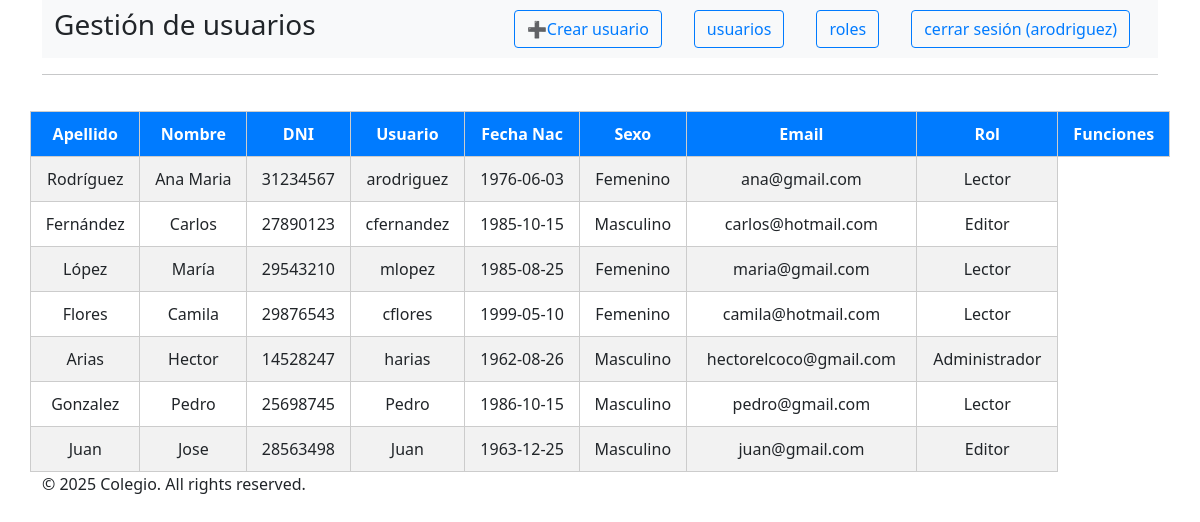
The page /index.php?controller=usuario&action=list (signed in) on the database its author committed.
### tables this page shows
CREATE TABLE `usuario` (
  `id_usuario` int(11) NOT NULL,
  `apellido` varchar(20) NOT NULL,
  `nombre` varchar(30) NOT NULL,
  `dni` int(10) NOT NULL,
  `usuario` varchar(20) NOT NULL,
  `clave` varchar(255) NOT NULL,
  `fecha_nac` varchar(10) NOT NULL,
  `sexo` varchar(20) NOT NULL,
  `email` varchar(50) NOT NULL,
  `id_rol` int(11) NOT NULL
);

CREATE TABLE `rol` (
  `id_rol` int(11) NOT NULL,
  `nombre` varchar(20) NOT NULL
);

### index.php (called while the page is built, shortened)
<?php
require_once 'config/config.php';
$controller = new $controllerName();
$dataToView["data"] = array();
$dataToView["dataRel1"] = array();
if (method_exists($controller, $_GET["action"])) {
    $dataToView["data"] = $controller->{$_GET["action"]}();
    $campos = $controller->getCampos();
    if ($_GET["controller"] == "usuario") {
        $dataToView["dataRel1"] = $controller->getTablaRel1();
    }
}
require_once 'view/template/header.php';
require_once 'view/' . $controller->view . '.php';
require_once 'view/template/footer.php';

### config/config.php (called while the page is built, shortened)
<?php
$controllers=["usuario", "rol"];
?>

### controller/usuario.php (called while the page is built, shortened)
<?php
require_once 'model/Db.php';
require_once 'model/Usuario.php';
require_once 'model/Rol.php';
class UsuarioController{
	public $tablaObj;
	public $tablaObj1;
	public function __construct() {
		$this->tablaObj = new Usuario();
		$this->tablaObj1 = new Rol();
	}
	public function list(){
		return $this->tablaObj->getTabla();
	}
	public function getCampos(){
		return $this->tablaObj->getCampos();
	}
	public function getTablaRel1()
	{
		return $this->tablaObj1->getTabla();
	}
}
?>

### model/db.php (called while the page is built, shortened)
<?php
require_once 'config/config.php';
class Db {
	public function __construct() {
		$this->host = constant('DB_HOST');
		$this->db = constant('DB');
		$this->user = constant('DB_USER');
		$this->pass = constant('DB_PASS');
        $this->conection = new mysqli($this->host, $this->user, $this->pass, $this->db);
	}
}
?>

### model/usuario.php (called while the page is built, shortened)
<?php
class Usuario
{
	private $tabla = 'usuario';
	private $conection;
	private $campos;
	public function __construct()
	{
		$this->campos = [
			"id_usuario" => "ID",
			"apellido" => "Apellido",
			"nombre" => "Nombre",
			"dni" => "DNI",
			"usuario" => "Usuario",
			"clave" => "",
			"fecha_nac" => "Fecha Nac",
			"sexo" => "Sexo",
			"email" => "Email",
			"id_rol" => "Rol"
		];
	}
	public function getConection()
	{
		$dbObj = new Db();
		$this->conection = $dbObj->conection;
	}
	public function getTabla()
	{
		$sql = "SELECT u.*, r.nombre rol FROM " . $this->tabla .
		" u INNER JOIN rol r ON u.id_rol=r.id_rol";
		$stmt = $this->conection->prepare($sql);
		$stmt->execute();
		$resultado = $stmt->get_result();
		return $resultado->fetch_all(MYSQLI_ASSOC);
	}
	public function getCampos()
	{
		return $this->campos;
	}
}

### model/Rol.php (called while the page is built, shortened)
<?php
class Rol
{
	private $tabla = 'rol';
	private $conection;
	public function getConection()
	{
		$dbObj = new Db();
		$this->conection = $dbObj->conection;
	}
	public function getTabla()
	{
		$sql = "SELECT * FROM " . $this->tabla;
		$stmt = $this->conection->prepare($sql);
		$stmt->execute();
		$resultado = $stmt->get_result();
		return $resultado->fetch_all(MYSQLI_ASSOC);
	}
}

### view/listar_usuario.php (the view, shortened to what this page needs)
<div class="row">
	<?php if (count($dataToView["data"]) > 0): ?>
		<table class="tabl">
			<tr class="fila_tabla2">
				<?php
				foreach ($campos as $key => $encabezado) {
					if ($encabezado !== "" && $encabezado !== "ID") {
						echo "<th>" . $encabezado . "</th>";
					}
				}
				?>
				<th colspan="2">Funciones</th>
			</tr>
			<?php foreach ($dataToView["data"] as $tabla): ?>
				<tr class="fila_tabla">
					<?php
					foreach ($campos as $key => $encabezado) {
						if ($encabezado !== "" && $encabezado !== "ID") {
							echo "<td>";
							if ($key == "id_rol") {
								echo $tabla["rol"];
							} else {
								echo $tabla[$key];
							}
							echo "</td>";
						} elseif ($encabezado == "ID") {
							$id = $tabla[$key];
						}
					}
					?>
				</tr>
			<?php endforeach; ?>
		</table>
	<?php else: ?>
		<div class="alert alert-info">
			Actualmente no existen usuarios.
		</div>
	<?php endif; ?>

### view/template/header.php (shortened to what this page needs)
<!DOCTYPE html>
<html lang="en">
<head>
    <link href="https://cdn.jsdelivr.net/npm/bootstrap@5.3.2/dist/css/bootstrap.min.css" rel="stylesheet">
   <link rel='stylesheet' href='view/estilos.css'/>
</head>
<body>
        <div class="container">
        <nav class="navbar navbar-expand-lg navbar-light bg-light">
            <div class="container-fluid">
                <h3>Gestión de <?= $_GET["controller"] ?>s</h3>
                <div class="collapse navbar-collapse justify-content-end" id="navbarNav">
                    <ul class="navbar-nav">
                        <li class="nav-item mx-3">
                            <?php if ($_GET["action"] == "list") { ?>
                                <a href="index.php?controller=<?= $_GET["controller"] ?>&action=edit"
                                    class="btn btn-outline-primary">➕Crear <?= $_GET["controller"] ?></a>
                            <?php } elseif (isset ($_SESSION ["usuario"]) && $_GET["action"] != "login")
                            {
                            ?> <a href="index.php?controller=<?= $_GET["controller"] ?>&action=list"
                                    class="btn btn-outline-primary">volver</a>
                                <?php
                            }
                            foreach ($controllers as $txtBoton) {
                                ?>
                            </li>
                            <li class="nav-item mx-3">
                                <a href="index.php?controller=<?= $txtBoton ?>&action=list"
                                    class="btn btn-outline-primary"><?= $txtBoton ?><?= $txtBoton =="rol" ? "e":"" ?>s</a>
                            <?php
                                }
                            ?>
                            </li>
                            <?php if (!isset($_SESSION["usuario"])) {?>
                            <li class="nav-item mx-3">
                            <a href="index.php?controller=usuario&action=login"
                                class="btn btn-outline-primary">ingresar</a>
                            </li>
                            <?php } else { ?>
                            <li class="nav-item mx-3">
                           <a href="index.php?controller=usuario&action=login&logout=true"
                                class="btn btn-outline-primary">cerrar sesión (<?php echo $_SESSION["usuario"]; ?>)</a>
                            </li>
                            <?php } ?>
                    </ul>
                </div>
            </div>
        </nav>
        <hr />

### view/template/footer.php
</div>
    <div class="footer">
        <p>&copy; 2025 Colegio. All rights reserved.</p>
</div>
</body>
</html>

### view/template/estilos.css (style rules this page uses)
.tabl { width: 100%; border-collapse: collapse; margin-top: 20px; }
.tabl th, .tabl td { border: 1px solid #ccc; padding: 10px; text-align: center; }
.fila_tabla2 { background-color: #007bff; color: white; font-weight: bold; }
.fila_tabla:nth-child(even) { background-color: #f2f2f2; }
.btn { padding: 6px 12px; text-decoration: none; border-radius: 4px; }
.btn-outline-primary { border: 1px solid #007bff; color: #007bff; background-color: transparent; }
nav ul { list-style-type: none; padding-left: 0; }

### rows shown on the page
usuario: apellido "Rodríguez", nombre "Ana Maria", dni "31234567", usuario "arodriguez", fecha_nac "1976-06-03", sexo "Femenino", email "ana@gmail.com", id_rol.nombre "Lector"
usuario: apellido "Fernández", nombre "Carlos", dni "27890123", usuario "cfernandez", fecha_nac "1985-10-15", sexo "Masculino", email "carlos@hotmail.com", id_rol.nombre "Editor"
usuario: apellido "López", nombre "María", dni "29543210", usuario "mlopez", fecha_nac "1985-08-25", sexo "Femenino", email "maria@gmail.com", id_rol.nombre "Lector"
usuario: apellido "Flores", nombre "Camila", dni "29876543", usuario "cflores", fecha_nac "1999-05-10", sexo "Femenino", email "camila@hotmail.com", id_rol.nombre "Lector"
usuario: apellido "Arias", nombre "Hector", dni "14528247", usuario "harias", fecha_nac "1962-08-26", sexo "Masculino", email "hectorelcoco@gmail.com", id_rol.nombre "Administrador"
usuario: apellido "Gonzalez", nombre "Pedro", dni "25698745", usuario "Pedro", fecha_nac "1986-10-15", sexo "Masculino", email "pedro@gmail.com", id_rol.nombre "Lector"
usuario: apellido "Juan", nombre "Jose", dni "28563498", usuario "Juan", fecha_nac "1963-12-25", sexo "Masculino", email "juan@gmail.com", id_rol.nombre "Editor"

### other values the page prints
$_GET["controller"] "usuario"
$txtBoton "usuario"
$txtBoton "rol"
$_SESSION["usuario"] "arodriguez"
$encabezado "Apellido"
$encabezado "Nombre"
$encabezado "DNI"
$encabezado "Usuario"
$encabezado "Fecha Nac"
$encabezado "Sexo"
$encabezado "Email"
$encabezado "Rol"
